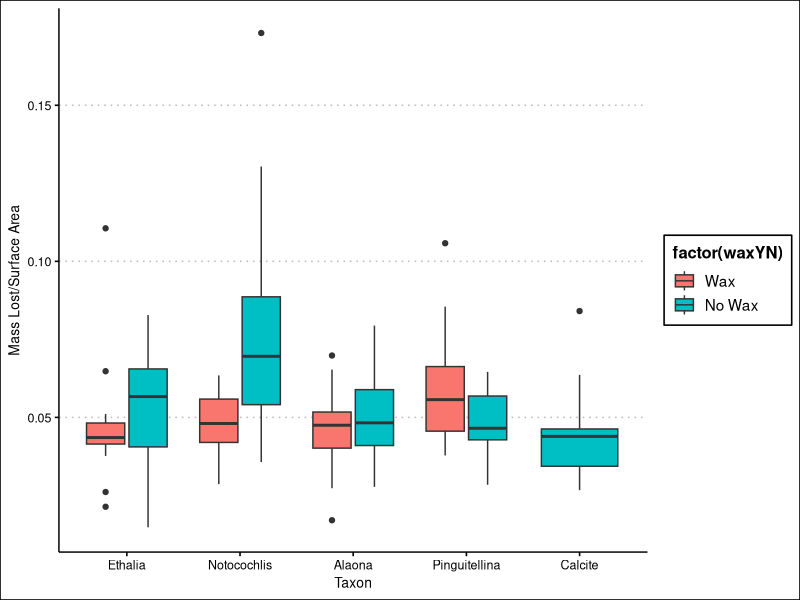
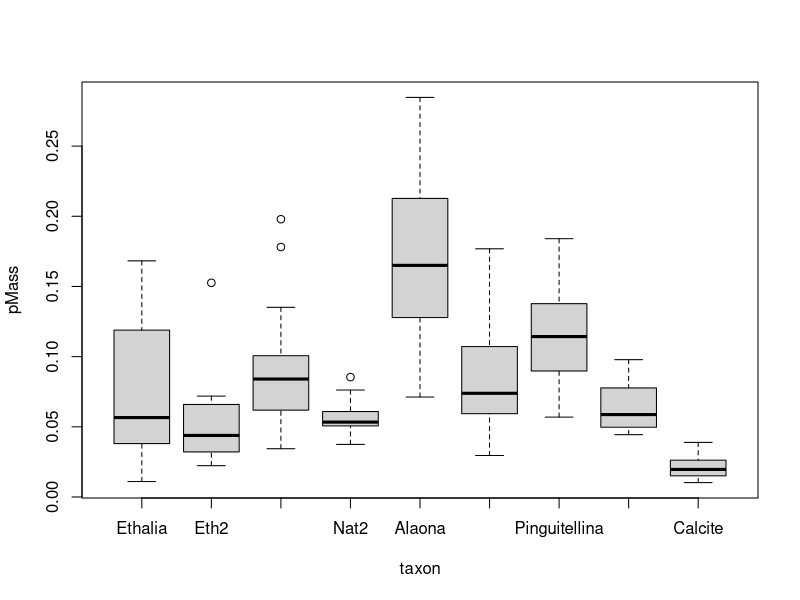
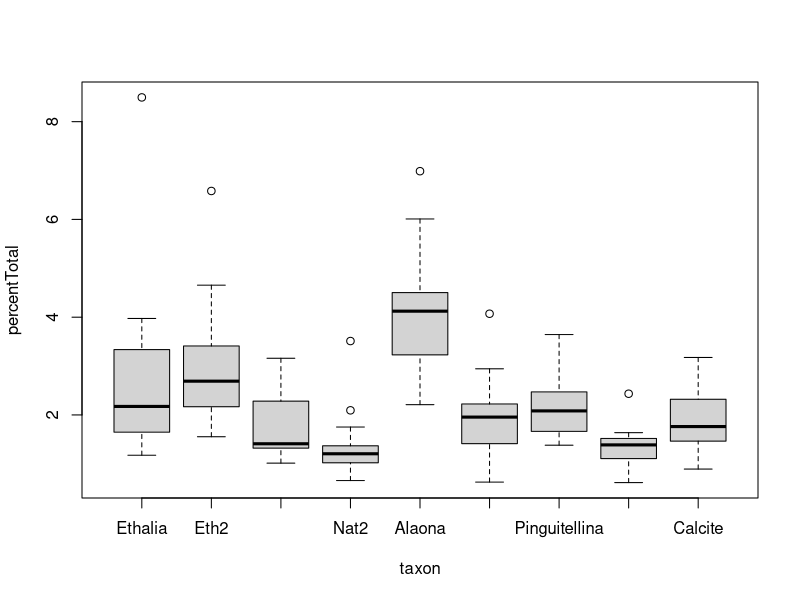
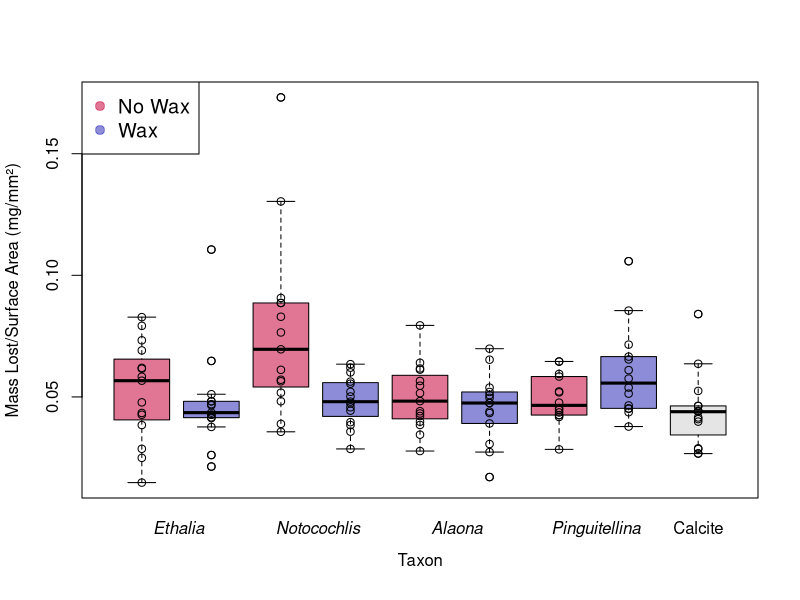

Generate these figures, in order, with R:
################################  FILE LICENSE  ################################
#
#	This file is copyright (C) 2024 Mikayla Schmidt
#
#	This program is free software; you can redistribute it and/or modify it 
#	under the terms of version 3 the GNU General Public License as published 
#	by the Free Software Foundation.
#
#	This program is distributed in the hope that it will be useful, but WITHOUT
#	ANY WARRANTY; without even the implied warranty of MERCHANTABILITY or 
#	FITNESS FOR A PARTICULAR PURPOSE.  See the GNU General Public License for 
#	more details.
#
#	To view a copy of the license go to:
#	http://www.gnu.org/licenses/licenses.html#GPL
#	
################################################################################

#intro code from fig gen 2
setwd("C:/Users/micke/OneDrive/Desktop/Ch1 data")
dShell <- read.csv('./shellsData_Expt2.csv')
#dShell <- read.csv('./Ch1Clean_MasterSet.csv')
#dShell <- read.csv('./shellsData_Ch1MasterSet.csv', skip=26)

pData <- dShell
TAXA <- unique(pData$taxon)
pData$taxon <- as.factor(pData$taxon)
taxa <- sort(unique(pData$taxon))
tFont <- rep(3,length(taxa))
tFont[which(taxa == 'Abranda')] <- 1
tAbrev <- substring(taxa,0,5)
TAXA2 <- data.frame(taxon=taxa, tFont = tFont, tPoint=substring(taxa,0,1), tAbrev = tAbrev, tColor=rainbow(length(taxa)), tLine = 1:length(taxa))
pData<-merge(pData,TAXA2,by='taxon')

pData$rootMass <- (pData$mass1)^ (1/3)
pData$deviation <- (abs(pData$xDim - pData$cSize) + abs(pData$yDim - pData$cSize) +  abs(pData$zDim - pData$cSize))/3

#3.1 Combining Expt 1, Expt 2, and Expt 3 and then subsetting by experiment
#Expt1_3 <- subset(pData, pData$exptID == 'T1.1'|pData$exptID == 'T1.2'|pData$exptID == 'T1.3'|pData$exptID == 'T4.1'|pData$exptID == 'T4.2'|pData$exptID == 'T4.3')
Expt123 <- pData
Expt123$exptNo <- 'Expt1'
Expt123[(Expt123$exptID == 'T4.1'),'exptNo'] <-'Expt3'
Expt123[(Expt123$exptID == 'T4.2'),'exptNo'] <-'Expt3'
Expt123[(Expt123$exptID == 'T4.3'),'exptNo'] <-'Expt3'
Expt123[(Expt123$exptID == 'T2.1'),'exptNo'] <-'Expt2'
Expt123[(Expt123$exptID == 'T2.2'),'exptNo'] <-'Expt2'
Expt123[(Expt123$exptID == 'T2.3'),'exptNo'] <-'Expt2'

factor(Expt123$exptNo)
Expt123$exptNo <- as.factor(Expt123$exptNo)
str(Expt123)

#total carbonate per replicate in mg
cTotal <- aggregate(Expt123$cMass, by = list(Expt123$exptID),FUN=sum)
colnames(cTotal)<-c('exptID','cTotal')
Expt123 <- merge(Expt123, cTotal, by = 'exptID')

#3.2 for plotting
#% calcium carbonate dissolved over total
Expt123$percentTotal <- (Expt123$cMass)/(Expt123$cTotal) *100

#now for surface area
SATotal <- aggregate(Expt123$finalSA, by = list(Expt123$exptID),FUN=sum)
colnames(SATotal)<-c('exptID','SATotal')
Expt123 <- merge(Expt123, SATotal, by = 'exptID')
Expt123$percentSATotal <- (Expt123$finalSA)/(Expt123$SATotal) * 100

#run prev code if needed
#first separate out expt 2 then add relevant expt 1 stuff
waxData <- subset(Expt123, exptNo=='Expt2')
#additional text after this is for incorporating expt 1 into this, can skip
#newSub1 <- subset(Expt123, exptNo=='Expt1' & taxon=='Alaona')
#waxData <- rbind(waxData, newSub1)
#newSub2 <- subset(Expt123, exptNo=='Expt1' & taxon=='Pinguitellina')
#waxData <- rbind(waxData, newSub2)
#newSub3 <- subset(Expt123, exptNo=='Expt1' & taxon=='Ethalia')
#waxData <- rbind(waxData, newSub3)
#newSub4 <- subset(Expt123, exptNo=='Expt1' & taxon=='Notocochlis')
#waxData <- rbind(waxData, newSub4)

waxData$waxYN <- factor(waxData$waxYN, levels = c('Wax','No Wax','Calcite'))
waxData$taxon <- c(droplevels(waxData$taxon))
waxData$taxon <- factor(waxData$taxon, levels = c('Ethalia','Notocochlis', 'Alaona', 'Pinguitellina', 'Calcite'))

waxData$massSA <- waxData$cMass/waxData$finalSA
str(waxData)
#ggplot for this has to go here before breaking things into subsets 
library(ggplot2)
library(ggthemes)
ggplot(waxData, aes(taxon, massSA),) +
  geom_boxplot(aes(fill = factor(waxYN))) +
  theme_clean() + labs(x = 'Taxon') + 
  labs(y = 'Mass Lost/Surface Area')


#then the levels for t test by hand 
levels(waxData$taxon) <- c(levels(waxData$taxon), 'Abranda2', 'Pingui2', 'Eth2', 'Nat2')
subAb <-  which(waxData$taxon == 'Alaona' & waxData$waxYN == 'Wax')
waxData[subAb,'taxon'] <- 'Abranda2'
subPin <-  which(waxData$taxon == 'Pinguitellina' & waxData$waxYN == 'Wax')
waxData[subPin,'taxon'] <- 'Pingui2'
subEth <-  which(waxData$taxon == 'Ethalia' & waxData$waxYN == 'Wax')
waxData[subEth,'taxon'] <- 'Eth2'
subNat <-  which(waxData$taxon == 'Notocochlis' & waxData$waxYN == 'Wax')
waxData[subNat,'taxon'] <- 'Nat2'
subCal <- which(waxData$taxon =='Calcite')
waxData[subCal,'waxYN'] <- 'Calcite'

waxData$taxon <- factor(waxData$taxon, levels=c('Ethalia', 'Eth2', 'Notocochlis', 'Nat2', 'Alaona', 'Abranda2', 'Pinguitellina', 'Pingui2', 'Calcite'))
plot(pMass~taxon, data=waxData)
plot(percentTotal~taxon, data=waxData)


#full plot for thesis
pdf('waxYNplot.pdf', width = 9, height=5)


myCol2 <- data.frame(myCol=c('#CC1A4D99', '#1A1AB380', '#CC1A4D99', '#1A1AB380', '#CC1A4D99', '#1A1AB380', '#CC1A4D99', '#1A1AB380', 'grey90'))
plot(massSA~taxon, data=waxData, ylab='Mass Lost/Surface Area (mg/mm\u00b2)' , xlab ='', xaxt='n', col= myCol2$myCol)
points(massSA~taxon, data=waxData)
mtext(~italic('Ethalia'), side=1, line=1, at=1.5)
mtext(~italic('Notocochlis'), side=1, line=1, at=3.5)
mtext(~italic('Alaona'), side=1, line=1, at=5.5)
mtext(~italic('Pinguitellina'), side=1, line=1.2, at = 7.5)
mtext('Calcite', side=1, line=1, at=9 )
mtext('Taxon', side =1, line =2.6, at =5)
legend(x= 'topleft', legend = c('No Wax','Wax'), col= c('#CC1A4D99', '#1A1AB380'), cex=1.2, pch = 19)
dev.off()
#abline(h=mean(waxData$massSA))
#kruskal.test(massSA~taxon, data=waxData)
#median(waxData$massSA)

subAb2 <- subset(waxData, waxData$taxon== 'Alaona'| waxData$taxon == 'Abranda2')
subAb2$taxon <- c(droplevels(subAb2$taxon))
shapiro.test(subAb2$massSA)
expSDTemp <- aggregate(subAb2$massSA, by=list(subAb2$waxYN),FUN=sd)
#str(subAb2)
#t.test(pMass ~ taxon, data=subAb2)
#wilcox.test(percentTotal ~ taxon, data=subAb2, conf.int=TRUE)
abTTest <- t.test(massSA ~ taxon, data=subAb2)

subPin2 <- subset(waxData, waxData$taxon== 'Pinguitellina'| waxData$taxon == 'Pingui2')
subPin2$taxon <- c(droplevels(subPin2$taxon))
shapiro.test(subPin2$massSA)
subPinY <- subset(waxData, waxData$taxon == 'Pingui2')
shapiro.test(subPinY$massSA)
subPinN <- subset(waxData,waxData$taxon== 'Pinguitellina')
shapiro.test(subPinN$massSA)
expSDTemp <- aggregate(subPin2$massSA, by=list(subPin2$waxYN),FUN=sd)
#t.test(percentTotal ~ taxon, data=subPin2)
#wilcox.test(percentTotal ~ taxon, data=subPin2, conf.int=TRUE)
pinTTest <- t.test(massSA ~ taxon, data=subPin2)

subEth2 <- subset(waxData, waxData$taxon== 'Ethalia'| waxData$taxon == 'Eth2')
subEth2$taxon <- c(droplevels(subEth2$taxon))
shapiro.test(subEth2$massSA)
#t.test(percentTotal~taxon, data=subEth2)
#wilcox.test(percentTotal ~ taxon, data=subEth2, conf.int=TRUE)
ethTTest <- t.test(massSA ~ taxon, data=subEth2)

subNat2 <- subset(waxData, waxData$taxon== 'Notocochlis'| waxData$taxon == 'Nat2')
subNat2$taxon <- c(droplevels(subNat2$taxon))
shapiro.test(subNat2$massSA)
subNatY <- subset(waxData, waxData$taxon == 'Nat2')
shapiro.test(subNatY$massSA)
subNatN <- subset(waxData,waxData$taxon== 'Notocochlis')
shapiro.test(subNatN$massSA)
#& waxData$massSA < 0.10
#t.test(pMass~taxon, data=subNat2)
wilcox.test(massSA ~ taxon, data=subNat2, conf.int=TRUE)
natTTest <- t.test(massSA ~ taxon, data=subNat2)


##this is for ttest results - can be with Expt 1 & 2 or just with Expt2 but still same
str(natTTest)
ttestResult <- data.frame(taxon = NA, p.value = NA, a.p.value = NA, mean.diff=NA, conf.int1 = NA, conf.int2 = NA , sample.size = NA, power = NA)
ttestResult[1,] <- c('Alaona', abTTest$p.value, NA, abs(abTTest$estimate[1]-abTTest$estimate[2]), round(abTTest$conf.int[1], digits=3), round(abTTest$conf.int[2], digits=3), 14, NA)
ttestResult[2,] <- c('Pinguitellina', pinTTest$p.value, NA, NA, round(pinTTest$conf.int[1], digits=4), round(pinTTest$conf.int[2], digits=4), 14, NA)
ttestResult[3,] <- c('Ethalia', ethTTest$p.value, NA, NA, NA, NA, 15, NA)
ttestResult[4,] <- c('Notocochlis', natTTest$p.value, NA, NA, NA, NA, 15, NA)
ttestResult$a.p.value <- p.adjust(ttestResult$p.value)

print(ttestResult)
print(natTTest)

#power t.test for each taxon, starting with alaona
expMeanAb <- aggregate(subAb2$massSA, by=list(subAb2$taxon),FUN=mean, na.action=na.omit)
expMedianAb <- aggregate(subAb2$massSA, by=list(subAb2$taxon),FUN=median, na.action=na.omit)
expSDAb <- aggregate(subAb2$massSA, by=list(subAb2$taxon),FUN=sd)
power.t.test(n=14,delta=(expMeanAb[1,'x']-expMeanAb[2,'x']),sd=expSDAb[2,'x'], sig.level=0.05,power=NULL, type = c('two.sample'))
power.t.test(n=14,delta=(expMeanAb[1,'x']-expMeanAb[2,'x']),sd=expSDAb[2,'x'], sig.level=0.154,power=NULL, type = c('two.sample'))
power.t.test(n=NULL,delta=(expMeanAb[1,'x']-expMeanAb[2,'x']),sd=expSDAb[2,'x'], sig.level=0.05,power=0.80, type = c('two.sample'))

#and pingui
expMeanPin <- aggregate(subPin2$massSA, by=list(subPin2$taxon),FUN=mean, na.action=na.omit)
expMedianPin <- aggregate(subPin2$massSA, by=list(subPin2$taxon),FUN=median, na.action=na.omit)
expSDPin <- aggregate(subPin2$massSA, by=list(subPin2$taxon),FUN=sd)
power.t.test(n=14,delta=(expMeanPin[1,'x']-expMeanPin[2,'x']),sd=expSDPin[2,'x'], sig.level=0.05,power=NULL, type = c('two.sample'))
power.t.test(n=14,delta=(expMeanPin[1,'x']-expMeanPin[2,'x']),sd=expSDPin[2,'x'], sig.level=1.0,power=NULL, type = c('two.sample'))
power.t.test(n=NULL,delta=(expMeanPin[1,'x']-expMeanPin[2,'x']),sd=expSDPin[2,'x'], sig.level=0.05,power=0.80, type = c('two.sample'))


#then ethalia
expMeanEth <- aggregate(subEth2$massSA, by=list(subEth2$taxon),FUN=mean, na.action=na.omit)
expMedianEth <- aggregate(subEth2$massSA, by=list(subEth2$taxon),FUN=median, na.action=na.omit)
expSDEth <- aggregate(subEth2$massSA, by=list(subEth2$taxon),FUN=sd)
power.t.test(n=15,delta=(expMeanEth[1,'x']-expMeanEth[2,'x']),sd=expSDEth[2,'x'], sig.level=0.05,power=NULL, type = c('two.sample'))
power.t.test(n=15,delta=(expMeanEth[1,'x']-expMeanEth[2,'x']),sd=expSDEth[2,'x'], sig.level=1.00,power=NULL, type = c('two.sample'))
power.t.test(n=NULL,delta=(expMeanEth[1,'x']-expMeanEth[2,'x']),sd=expSDEth[2,'x'], sig.level=0.05,power=0.80, type = c('two.sample'))


#finally Natica
expMeanNat <- aggregate(subNat2$massSA, by=list(subNat2$taxon),FUN=mean, na.action=na.omit)
expMedianNat <- aggregate(subNat2$massSA, by=list(subNat2$taxon),FUN=median, na.action=na.omit)
expSDNat <- aggregate(subNat2$massSA, by=list(subNat2$taxon),FUN=sd)
power.t.test(n=15,delta=(expMeanNat[1,'x']-expMeanNat[2,'x']),sd=expSDNat[2,'x'], sig.level=0.05,power=NULL, type = c('two.sample'))
power.t.test(n=NULL,delta=(expMeanNat[1,'x']-expMeanNat[2,'x']),sd=expSDNat[2,'x'], sig.level=0.05,power=0.80, type = c('two.sample'))
expMeanNat[1,'x']/expMeanNat[2,'x']
expMedianNat[1,'x']/expMedianNat[2,'x']

subNatNo <- subset(waxData, waxData$taxon== 'Notocochlis'| waxData$taxon == 'Nat2')
subNatNo$taxon <- c(droplevels(subNatNo$taxon))
subNatNo  <- subset(subNatNo, subNatNo$massSA < 0.10)
t.test(massSA ~ taxon, data=subNatNo)
